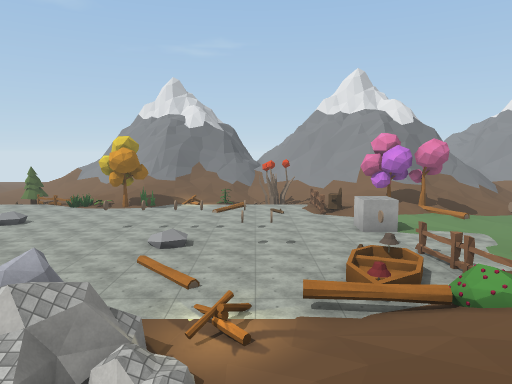
view 1 (above)

24 first-person views from a walk through a Unity game level. The camera is 1.2 m above the floor, tilts 6° down and sees 70° across. The floor is counted in squares, 2 m on a side. Each view is taken from the middle of a square. On the plan, view 1 faces up. The plan holds only what a view shows up to about 10 squares ahead; the rest is blank. The place goes on beyond the plan. Some surface patterns are stand-ins.

view 2
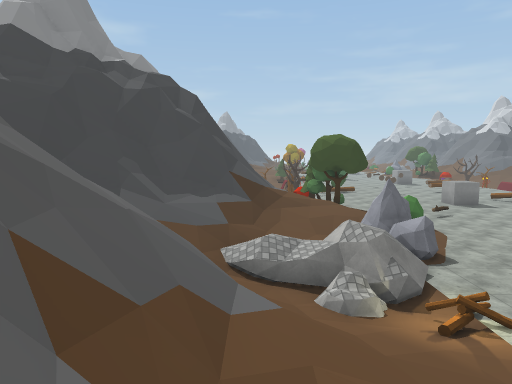

view 3
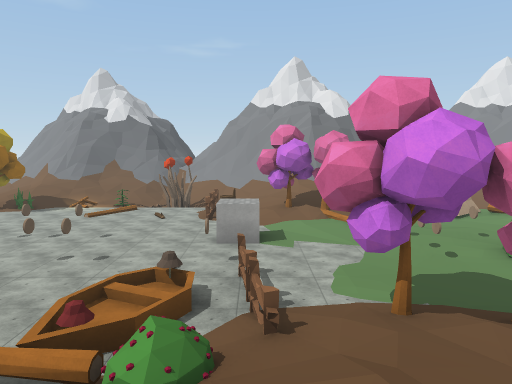

view 4
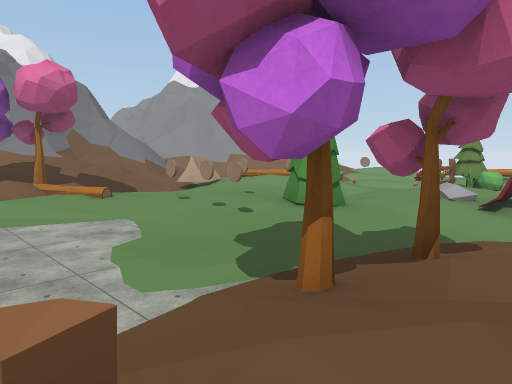

view 5
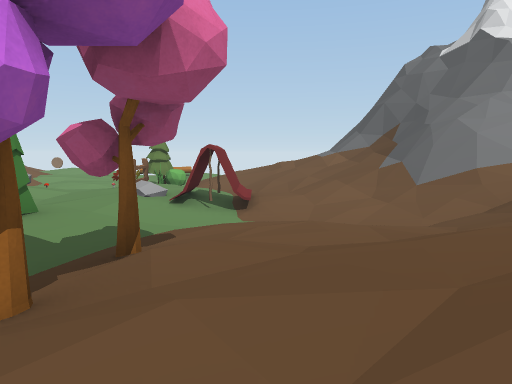

view 6
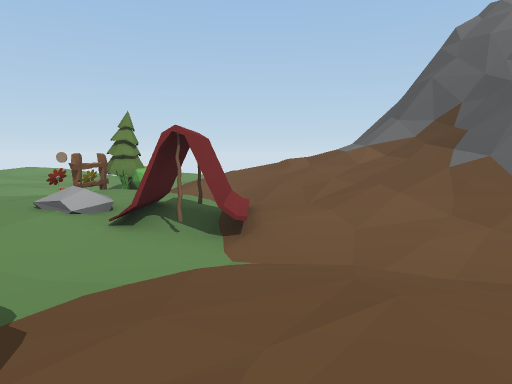

view 7
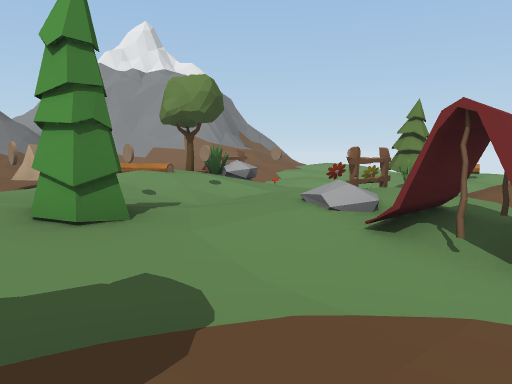

view 8
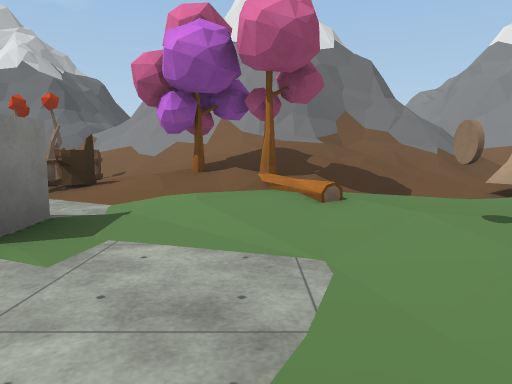

view 9
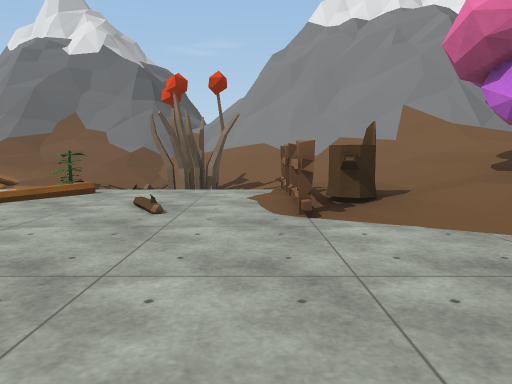

view 10
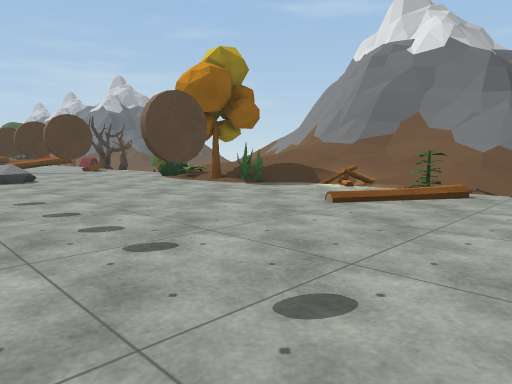

view 11
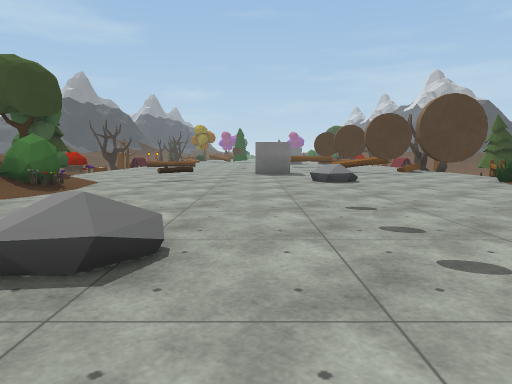

view 12
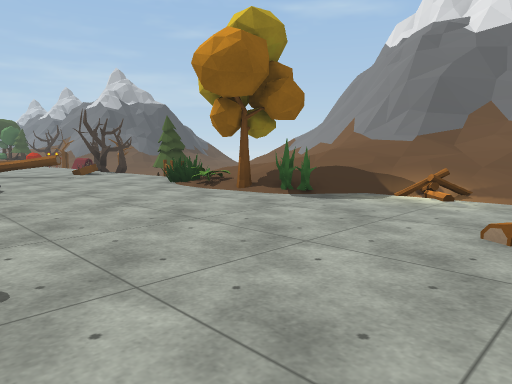

view 13
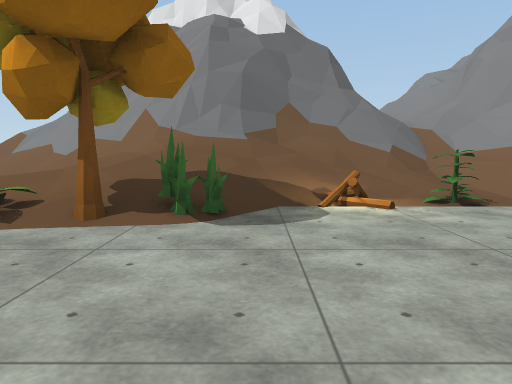

view 14
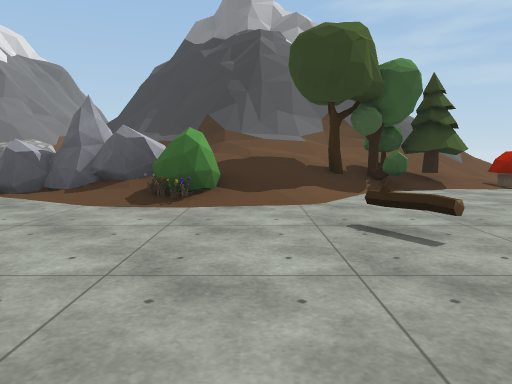

view 15
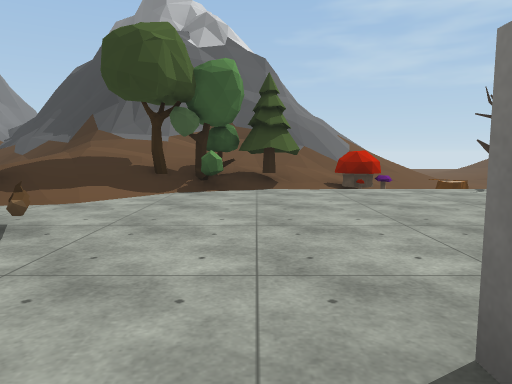

view 16
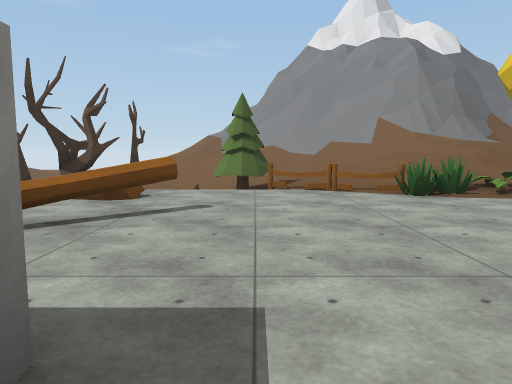

view 17
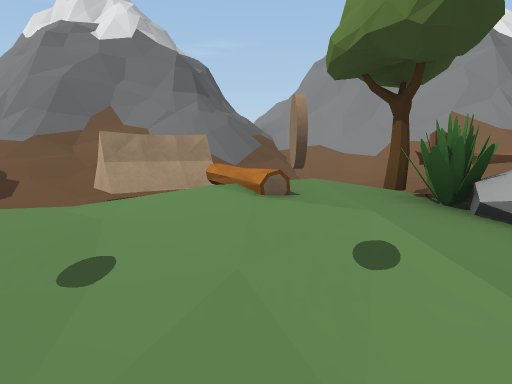

view 18
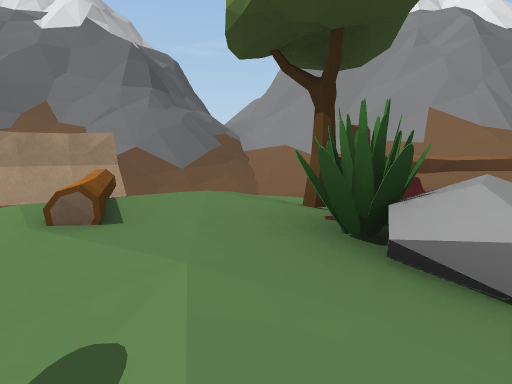

view 19
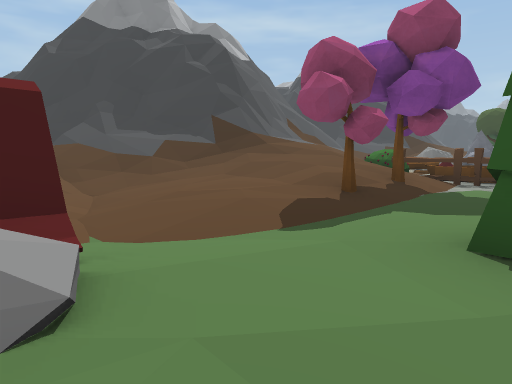

view 20
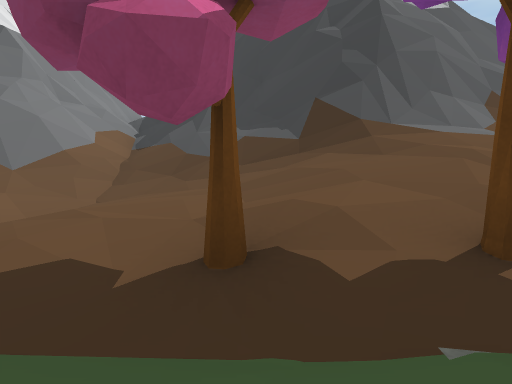

view 21
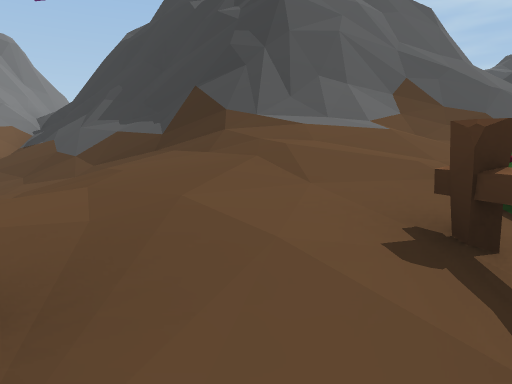

view 22
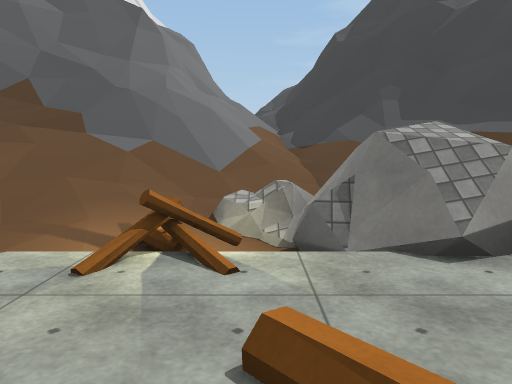

view 23
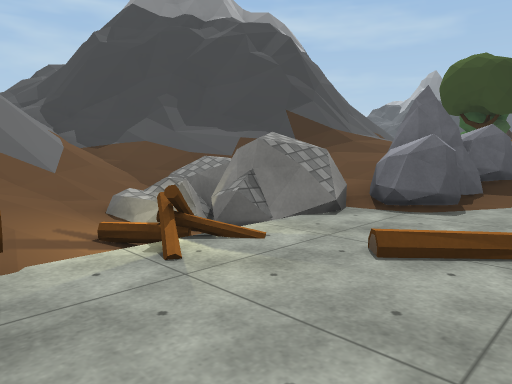

view 24
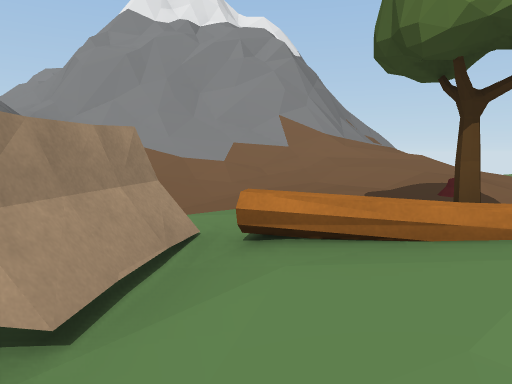

### Floor plan
Key: @ floor where view 1 was taken; # wall or solid block; . main floor; : floor 0.25 m higher than the main floor; - floor 0.25 m lower than the main floor; + floor 0.5 m higher than the main floor; _ floor 0.5 m lower than the main floor; * floor 0.75 m higher than the main floor; < floor 0.75 m lower than the main floor; % floor 1 m higher than the main floor; & floor 1.25 m higher than the main floor; $ floor 1.75 m higher than the main floor; / step, stairs or slope; = window, fence, low wall or low ledge; ^ raised ledge; R rock; F fence; M mushroom; L log; B bush; C cube; I coin; T tree; W flower; E tent; S stump; O other object.
Columns run from 11 left of view 1 to 17 right of it. Each row starts with its distance up from view 1.
 22  /= # ^#^^///^         /=^
 21  ///=^^#=////=         /=^^
 20 ////====//////=^^  ^^^////^^
 19 <-.+////&//////=^^##=//////^^
 18  -.:/&&////-////=^#==//////==
 17 TT.:**//O.OW-///////////////=
 16 ..FFOT+....O/.F+%//////--.:*/
 15 ...OBTOO......F+*////./...:/%
 14 L.............F+TT//-EL++M:**
 13 L.............S/:/:.-.+/+T./:
 12 ...R.............:+:..+/OFR-:
 11 C.............CC..::I:.::.O..
 10 C..................::.--.---.
  9 .........R..........#....WO-.
  8 ...O...........F.......R:OBT
  7 .....O...:...OMF..----....B-
  6 ..../BR.../..MOFT#T.-_-E--//
  5 ..TT**RRR//OLLB/**+..-/////*
  4 .TT/&%/:##/-://&&*+:.--.///&
  3 //////*:=#O///////+.--.////$
  2 ////==//////////#=/////////==
  1 /=###^=/////#==#^^//////==#^
  0      ^=////@==##^^=/////=^#
 -1       ^^////^^   ^^^///=^
 -2      =^^^=/=^      ^=//=^
 -3     #^=^^=/#=     ^^^=#^
 -4       ^ #=/
 -5          //

Positions as (right, up) in squares from view 1, and headings:
1: (0, 0), facing up
2: (4, 2), facing left
3: (4, 2), facing up
4: (4, 5), facing up-right
5: (4, 5), facing right
6: (7, 5), facing right
7: (8, 5), facing up-right
8: (6, 8), facing up
9: (2, 10), facing up
10: (1, 10), facing up-left
11: (0, 10), facing left
12: (-1, 11), facing up-left
13: (-4, 12), facing up
14: (-7, 11), facing down
15: (-10, 11), facing down
16: (-10, 10), facing up
17: (12, 9), facing up
18: (13, 10), facing up
19: (12, 9), facing down-left
20: (7, 8), facing down
21: (5, 7), facing down
22: (-1, 7), facing down
23: (1, 7), facing down-left
24: (10, 12), facing up-right
